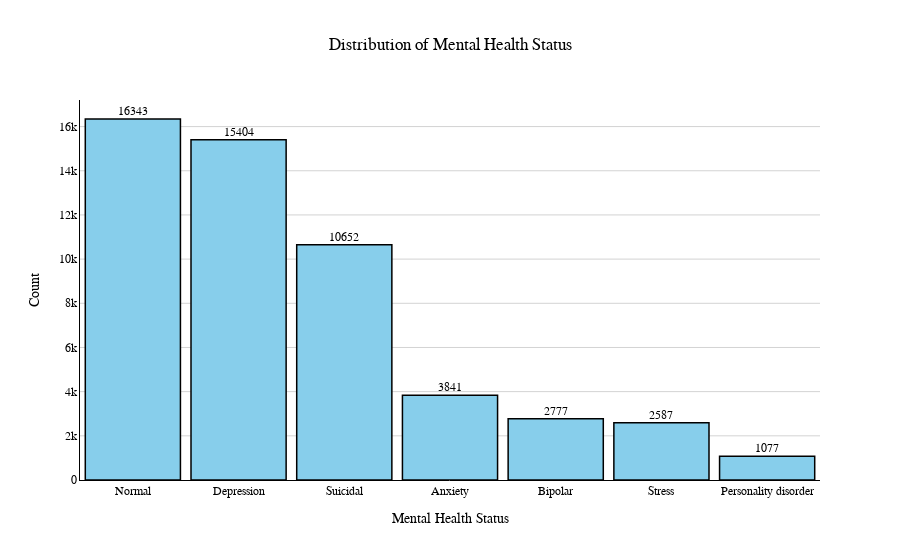

The code cell stored with this chart in its notebook:
### Code cell
status_counts = df["status"].value_counts().reset_index()
status_counts.columns = ["status", "count"]  # Rename columns for clarity

fig = px.histogram(status_counts, x="status", y="count", title='Distribution of Mental Health Status')

fig.update_layout(
    title_text='Distribution of Mental Health Status',
    title_x=0.5,
    xaxis_title="Mental Health Status",
    yaxis_title="Count",
    font=dict(family="Arial, sans-serif", size=12, color="black"),
    bargap=0.1,  # Adjust gap as needed
    plot_bgcolor="white",
    paper_bgcolor="white",
    xaxis=dict(
        showline=True,
        showgrid=False,
        linecolor="black",
        categoryorder='total descending' # Order by count descending
    ),
    yaxis=dict(
        showline=True,
        showgrid=True,
        gridcolor="lightgray",
        linecolor="black"
    )
)

fig.update_traces(marker_color='skyblue',
                  marker_line_color='black',
                  marker_line_width=1.5)

# Add annotations (count labels on bars)
for i in range(len(status_counts)):
    fig.add_annotation(
        x=status_counts['status'][i],
        y=status_counts['count'][i],
        text=str(status_counts['count'][i]),
        showarrow=False,
        yanchor='bottom'
    )



fig.show()

### Figure 1 — Plotly figure (JSON) as saved in the notebook; plotly's stock layout.template omitted (floating-point values rounded to 4 significant figures)
{"data": [{"alignmentgroup": "True", "bingroup": "x", "histfunc": "sum", "hovertemplate": "status=%{x}<br>sum of count=%{y}<extra></extra>", "legendgroup": "", "marker": {"color": "skyblue", "line": {"color": "black", "width": 1.5}, "pattern": {"shape": ""}}, "name": "", "offsetgroup": "", "orientation": "v", "showlegend": false, "type": "histogram", "x": ["Normal", "Depression", "Suicidal", "Anxiety", "Bipolar", "Stress", "Personality disorder"], "xaxis": "x", "y": [16343, 15404, 10652, 3841, 2777, 2587, 1077], "yaxis": "y"}], "layout": {"annotations": [{"showarrow": false, "text": "16343", "x": "Normal", "y": 16343, "yanchor": "bottom"}, {"showarrow": false, "text": "15404", "x": "Depression", "y": 15404, "yanchor": "bottom"}, {"showarrow": false, "text": "10652", "x": "Suicidal", "y": 10652, "yanchor": "bottom"}, {"showarrow": false, "text": "3841", "x": "Anxiety", "y": 3841, "yanchor": "bottom"}, {"showarrow": false, "text": "2777", "x": "Bipolar", "y": 2777, "yanchor": "bottom"}, {"showarrow": false, "text": "2587", "x": "Stress", "y": 2587, "yanchor": "bottom"}, {"showarrow": false, "text": "1077", "x": "Personality disorder", "y": 1077, "yanchor": "bottom"}], "bargap": 0.1, "barmode": "relative", "font": {"color": "black", "family": "Arial, sans-serif", "size": 12}, "legend": {"tracegroupgap": 0}, "paper_bgcolor": "white", "plot_bgcolor": "white", "title": {"text": "Distribution of Mental Health Status", "x": 0.5}, "xaxis": {"anchor": "y", "categoryorder": "total descending", "domain": [0, 1], "linecolor": "black", "showgrid": false, "showline": true, "title": {"text": "Mental Health Status"}}, "yaxis": {"anchor": "x", "domain": [0, 1], "gridcolor": "lightgray", "linecolor": "black", "showgrid": true, "showline": true, "title": {"text": "Count"}}}}
